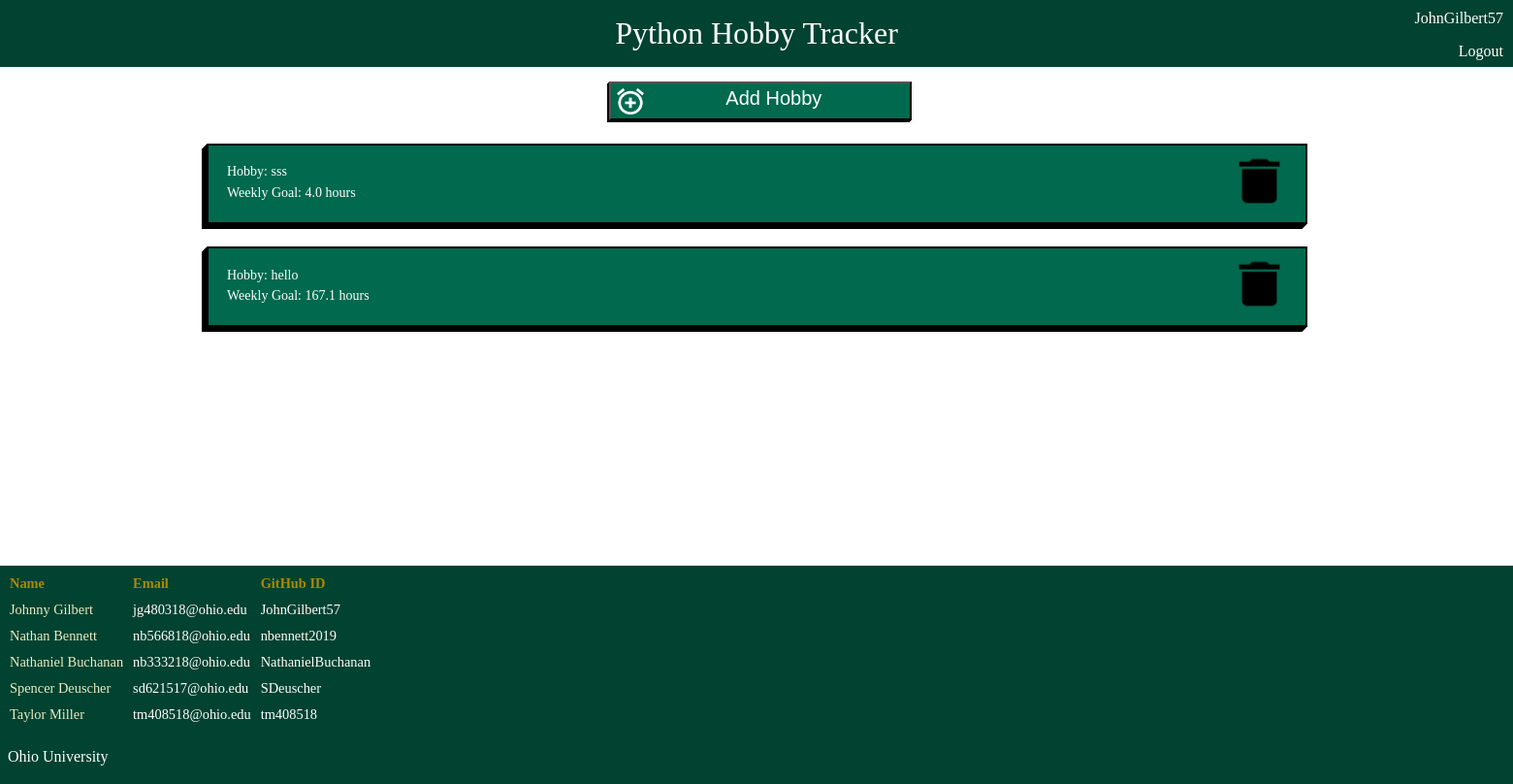
Before: /userhobbies/ (signed in) with the older database file.
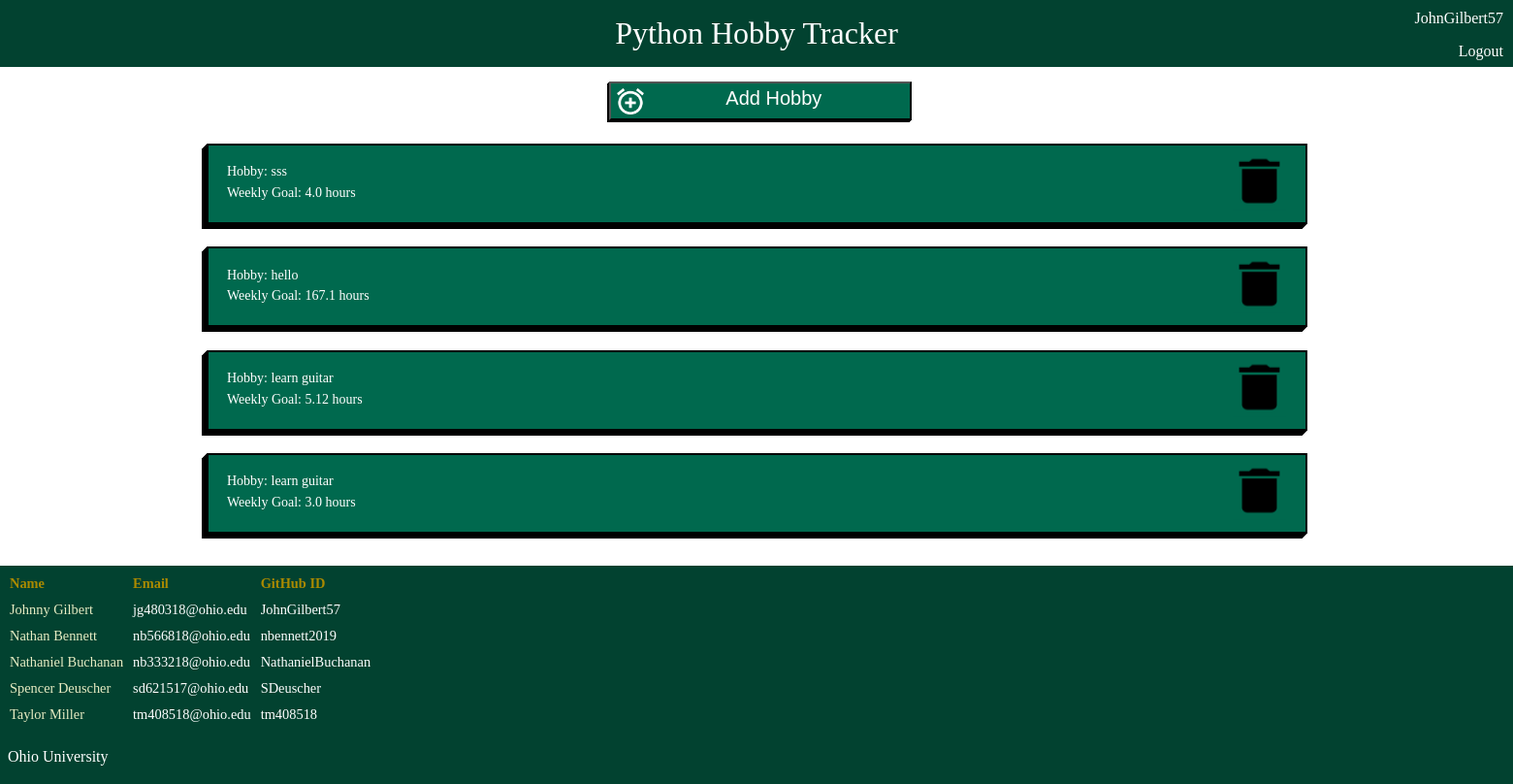
After: the same page with the newer database file.
### myapp/models.py (models this page shows, shortened)
class Hobby(models.Model):
    hobbyUser = models.ForeignKey(User, on_delete=models.CASCADE)
    spriteId = models.ForeignKey(Sprite, on_delete=models.CASCADE, help_text = None) #CHECK THIS
    name = models.CharField(max_length=300, help_text = None)
    timeLimit = models.FloatField(validators = [MinValueValidator(0), MaxValueValidator(168.0)], help_text = None)

### myapp/views.py (the view)
# urls.py: path('userhobbies/', views.hobbiespage),
def hobbiespage(response):
    if response.method == "POST":
        form = NewHobbyForm(response.POST)
        if(form.is_valid()):
            obj = form.save(commit=False)
            obj.hobbyUser = User.objects.get(pk=response.user.id)
            obj.save()
            return redirect("/userhobbies")
    else:
        form = NewHobbyForm()
    if response.user.is_anonymous:
        return redirect('/login')
    if response.method == "POST" and 'delete' in response.POST:
        delete_key = response.POST.get('delete')
        if Hobby.objects.filter(pk=delete_key).count() > 0:
            target = Hobby.objects.get(pk=delete_key)
            target.delete()
    userHobbies = Hobby.objects.filter(hobbyUser=response.user)
    context = {
        'userHobbies': list(userHobbies),
        'form': form
    }
    return render(response, './myhobby/userhobbies.html', context)

### myapp/models.py (called while the page is built)
    def __str__(self):
        return self.spriteName

### myapp/templates/myhobby/userhobbies.html (shortened to what this page needs)
{% load static %}
<!DOCTYPE >
<html>
    <head>
        <link rel = "stylesheet" type = "text/css" href="{% static 'myapp/css/userhobbies.css' %}">
    </head>
    <body>
        <div id = header>
            <p>Python Hobby Tracker</p>
        </div>
        <div id = credentials>
            <p>{{user.username}}</p>
            <a href = "{% url 'logout' %}">Logout</a>
        </div>
        <div id = container>
            <div id = addhobby>
                <button data-modal-target = "#modal" type = 'submit' id = "Create"><img src = "{% static 'myapp/img/add.png' %}"/><p>Add Hobby</p></button>
            </div>
            {% for hobby in userHobbies %}
            <div id = hobbyinfo>
                <a href="/hobbyview?hobbyid={{ hobby.id }}">
                    <p style = "padding-bottom: 0.5%;">Hobby: {{ hobby.name }}</p>
                    <p>Weekly Goal: {{ hobby.timeLimit}} hours</p>
                </a>
                <form method="POST">
                    <button type='submit' name="delete" value='{{hobby.id}}'><img src ="{% static 'myapp/img/Vector.png' %}" alt = "Trash Can"/></button>
                </form>
            </div>
        {% endfor %}
        </div>
        <div id = footer>
                <table>
                    <tr>
                        <th>Name</th>
                        <th>Email</th>
                        <th>GitHub ID</th>
                    </tr>
                    <tr>
                        <td>Johnny Gilbert</td>
                        <td><a href="mailto: jg480318@ohio.edu">jg480318@ohio.edu</a></td>
                        <td><a href=https://github.com/JohnGilbert57>JohnGilbert57</a></td>
                    </tr>
                    <tr>
                        <td>Nathan Bennett</td>
                        <td><a href="mailto: nb566818@ohio.edu">nb566818@ohio.edu</a></td>
                        <td><a href=https://github.com/nbennett2019>nbennett2019</a></td>
                    </tr>
                    <tr>
                        <td>Nathaniel Buchanan</td>
                        <td><a href="mailto: nb333218@ohio.edu">nb333218@ohio.edu</a></td>
                        <td><a href=https://github.com/NathanielBuchanan>NathanielBuchanan</a></td></td>
                    </tr>
                    <tr>
                        <td>Spencer Deuscher</td>
                        <td><a href="mailto: sd621517@ohio.edu">sd621517@ohio.edu</a></td>
                        <td><a href=https://github.com/SDeuscher>SDeuscher</a></td></td>
                    </tr>
                    <tr>
                        <td>Taylor Miller</td>
                        <td><a href="mailto: tm408518@ohio.edu">tm408518@ohio.edu</a></td>
                        <td><a href=https://github.com/tm408518>tm408518</a></td>
                    </tr>
                </table>
                <p><a href=https://www.ohio.edu>&nbsp&nbspOhio University<a></p>
            </div>
    </body>
</html>

### myapp/static/myapp/css/userhobbies.css (style rules this page uses)
body { margin: 0; padding: 0; font-family: "Robobto"; position: relative; height: 100%; overflow-x: hidden; }
table { font-family: georgia, serif; border-spacing: 10px; font-size: 90%; }
td { text-align: left; padding: 0%; color:rgb(231,236,195); }
#credentials { position: relative; float: right; top: -75px; text-align: right; padding-right: 10px; margin: 0; color: white; }
th { text-align: left; padding: 0%; color: rgb(170,138,0); }
a:link, a:visited { color: rgb(255, 255, 255); background-color: transparent; text-decoration: none; }
#header { margin-top: -2%; width: 100%; height: 100px; float: right; background-color:#024230; }
#header p { text-align: center; margin: auto; margin-top: 1%; padding-top: 2%; font-size: 200%; color: rgb(255, 255, 255); }
#footer { height: 225px; width: 100%; margin-top: 1.5%; position: relative; width: 100%; bottom: 0%; color: rgb(255, 255, 255); background-color: #024230; }
#hobbyinfo { width: 70%; background-color: #00694E; margin: 0 auto; height: 5%; padding: 1.25%; margin-bottom: 1.5%; border: 2px solid black; box-shadow: -1px 1px black, -2px 2px black, -3px 3px black, -4px 4px black, -5px 5px black; }
#hobbyinfo p { color: white; margin: 0; font-size: 14px; }
#hobbyinfo img { height: 80%; cursor: pointer; }
#hobbyinfo button { float: right; transform:translateY(-84%); height: 150%; background-color: #00694E; border:none; }
#addhobby { display: block; margin-left: 40.25%; margin-right: auto; width: 100%; margin-bottom: 1.5%; }
#Create { width: 20%; height: 5%; background-color: #00694E; margin-top: 1%; box-shadow: -1px 1px black, -2px 2px black; cursor:pointer; }
#addhobby img { height: 80%; float: left; padding-top: 0.25%; color: white; }
#addhobby p { display: inline; margin-top: 25%; font-size: 150%; color: white; }
#container { min-height:70%; }

Changed rows visible on the page:
added Hobby: name "learn guitar", timeLimit "5.12", {{ hobby.id }} 66 (drawn)
added Hobby: name "learn guitar", timeLimit "3.0", {{ hobby.id }} 67 (drawn)
